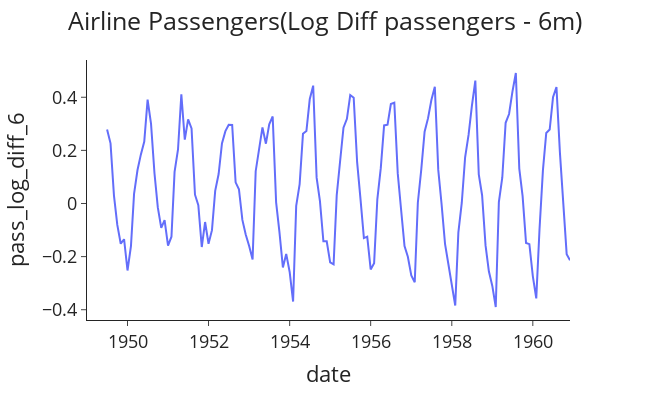

Write notebook code for a chart like this one.
### Code cell
plotting(title='Airline Passengers(Log Diff passengers - 6m)', 
         data=data, 
         x='month',
         y='pass_log_diff_6', 
         x_label='date', 
         y_label='pass_log_diff_6')

### Figure 1 — Plotly figure (JSON) as saved in the notebook; plotly's stock layout.template omitted (floating-point values rounded to 4 significant figures; data arrays with more than 128 entries replaced by an {"elided": "..."} marker saying what was removed)
{"data": [{"hovertemplate": "date=%{x}<br>pass_log_diff_6=%{y}<extra></extra>", "legendgroup": "", "line": {"color": "#636efa", "dash": "solid"}, "marker": {"symbol": "circle"}, "mode": "lines", "name": "", "orientation": "v", "showlegend": false, "type": "scatter", "x": {"elided": "144 str values"}, "xaxis": "x", "y": {"elided": "144 float values"}, "yaxis": "y"}], "layout": {"font": {"size": 18}, "height": 400, "legend": {"tracegroupgap": 0}, "margin": {"t": 60}, "title": {"text": "Airline Passengers(Log Diff passengers - 6m)", "x": 0.5}, "width": 650, "xaxis": {"anchor": "y", "domain": [0, 1], "title": {"text": "date"}}, "yaxis": {"anchor": "x", "domain": [0, 1], "title": {"text": "pass_log_diff_6"}}}}
